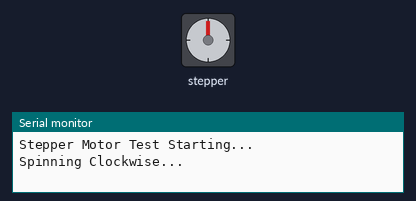
The sketch below on a simulated Arduino Uno, built with avr-gcc and run on an emulated ATmega328P. Parts: stepper motor, the last lines printed to the serial monitor. Wiring (inferred from the names in the program): stepper motor driver (2048 steps per turn assumed): step pin 2; direction pin 3.

Above: at 0.05 s.
At 2.25 s:
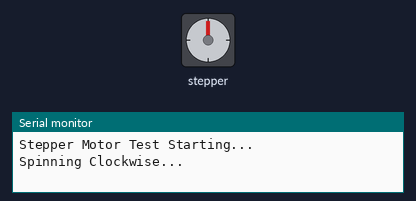
At 4.5 s:
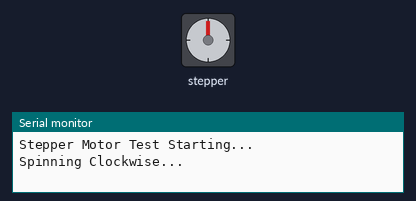
At 9.0 s:
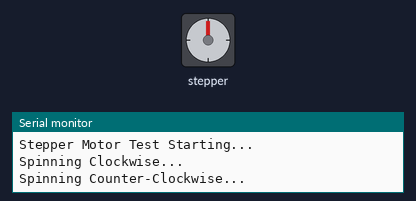
Timing chart, 0 to 13.3 s (numbered marks = the images above):
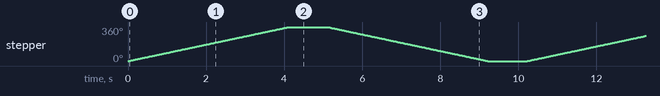

Measured:
- by itself, stepper: turns 360° clockwise in 4.1 s, then 360° counter-clockwise in 4.1 s, repeating every 10.2 s

The sketch:

Stepper_Motor_Control.ino
```cpp
// Define the Arduino pins connected to the A4988
const int stepPin = 2;
const int dirPin = 3;

// 28BYJ-48 has 2048 steps per full 360-degree revolution (in full-step mode)
const int stepsPerRevolution = 2048;

void setup() {
  // Configure the driver pins as outputs
  pinMode(stepPin, OUTPUT);
  pinMode(dirPin, OUTPUT);

  // Start serial monitor for debugging
  Serial.begin(9600);
  Serial.println("Stepper Motor Test Starting...");
}

void loop() {
  // --------------------------------------------------
  // 1. Spin Clockwise
  // --------------------------------------------------
  Serial.println("Spinning Clockwise...");
  digitalWrite(dirPin, HIGH); // Set direction to Clockwise

  // Loop 2048 times to complete one full revolution
  for(int x = 0; x < stepsPerRevolution; x++) {
    digitalWrite(stepPin, HIGH);
    delayMicroseconds(1000);    // Wait 2 milliseconds (Speed control)
    digitalWrite(stepPin, LOW);
    delayMicroseconds(1000);    // Wait 2 milliseconds
  }

  delay(1000); // Wait for 1 second

  // --------------------------------------------------
  // 2. Spin Counter-Clockwise
  // --------------------------------------------------
  Serial.println("Spinning Counter-Clockwise...");
  digitalWrite(dirPin, LOW); // Set direction to Counter-Clockwise

  for(int x = 0; x < stepsPerRevolution; x++) {
    digitalWrite(stepPin, HIGH);
    delayMicroseconds(1000);
    digitalWrite(stepPin, LOW);
    delayMicroseconds(1000);
  }

  delay(1000); // Wait for 1 second before repeating the loop
}
```
